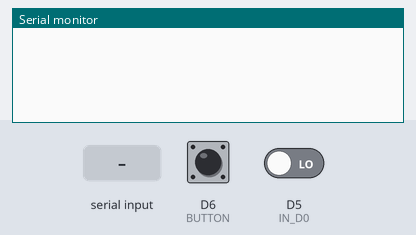
The sketch below on a simulated ESP8266 (NodeMCU). Shown: the last lines printed to the serial monitor. The inputs (shaded band) are chosen by the test bench; at power-on: D6 (BUTTON) HIGH, D5 (IN_D0) LOW.

Above: at 1.2 s.
1.3 s: D6 (BUTTON) pulled LOW for 0.15 s
At 3.5 s:
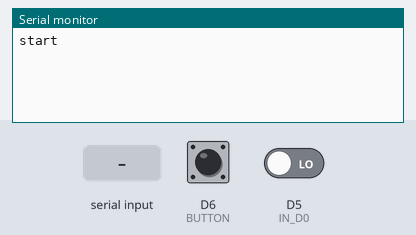
3.8 s: "start" received over Serial
At 4.9 s:
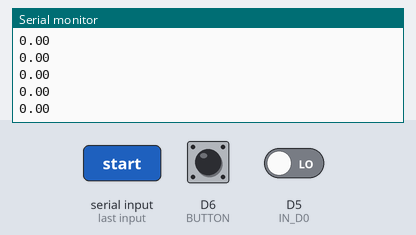

The sketch:

hardware.ino
```cpp
const int IN_D0 = D5;
const int BUTTON = D6;

int pulse = 0;
int pulseChange = 0;
double counter = 0.0;
boolean should_send = false;

unsigned long current_time;
unsigned long btn_click_time;

String data = "";

void setup() {
  Serial.begin(9600);
  pinMode(IN_D0, INPUT);
  pinMode(D6, INPUT_PULLUP);
}

void loop() {
  while (Serial.available() > 0) {
   char c = Serial.read();
   data += c;
   delay(10);
  }

  if (data.length() > 0) {
    // Serial.println(data);
    if (data.indexOf("start") >= 0) {
      should_send = true;
    } else if (data.indexOf("stop") >= 0) {
      counter = 0.0;
      should_send = false;
    }
    data = "";
  }

  if (should_send) {
    pulse = digitalRead(IN_D0);
    if (pulse != pulseChange) {
      counter = counter + 1;
      pulseChange = pulse;
    }
    else {
      pulseChange = pulse;
    }
    Serial.println(counter);
  } else {
    counter = 0.0;
  }

  if (digitalRead(BUTTON) == 0) {
    if (!should_send) {
      delay(1000);
      if (digitalRead(BUTTON) == 1) {
        Serial.println("start");
      }
    }
  }
}
```

Measured:
- after the input at 1.3 s, the serial monitor: prints a new line after 1.0 s (image 1)
- after the input at 3.8 s, the serial monitor: prints a new line after 0.05 s (image 2)
